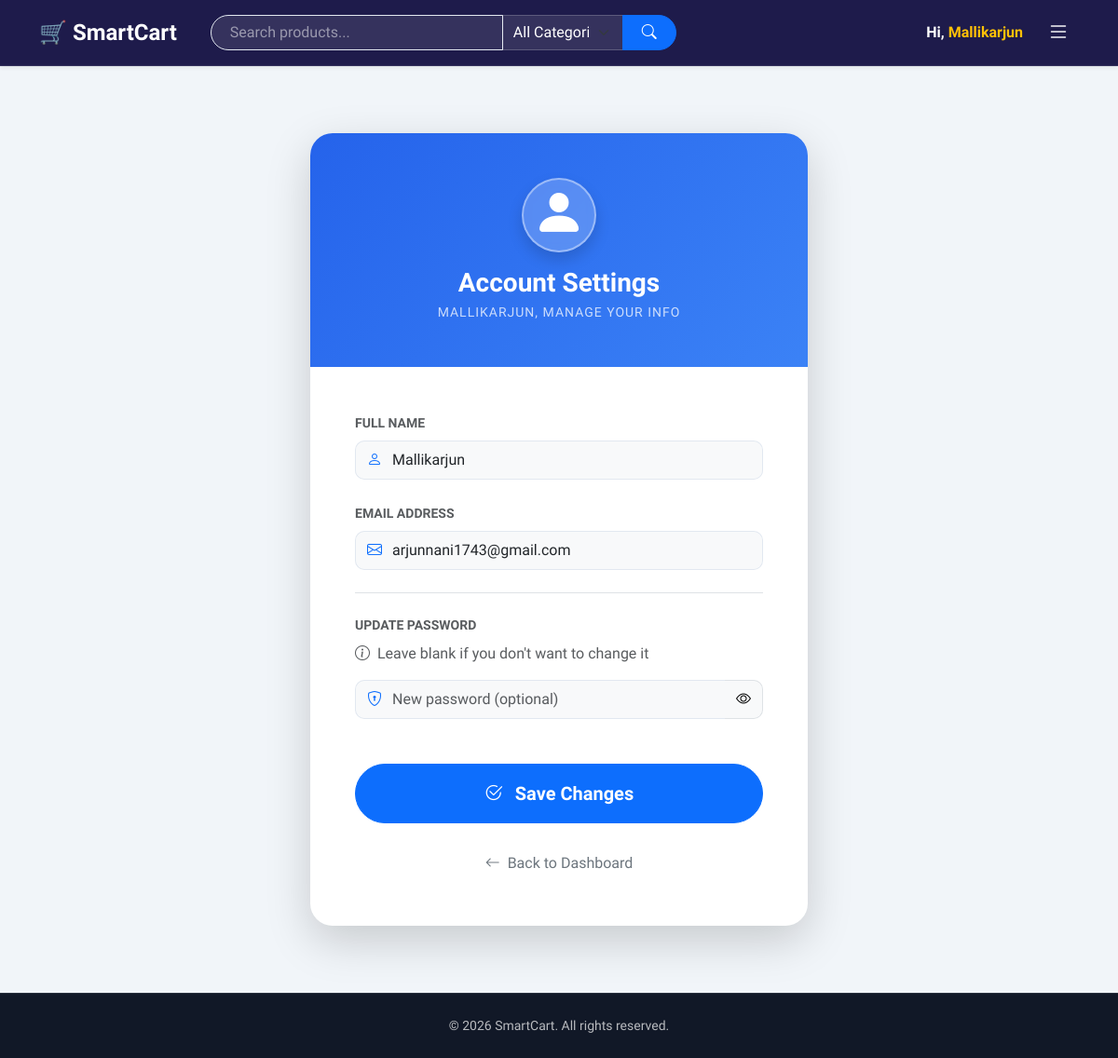
/user/profile (signed in), run on the app's committed database.
### tables this page shows
CREATE TABLE "users" ("user_id" INTEGER PRIMARY KEY AUTOINCREMENT, "name" TEXT, "email" TEXT, "password" TEXT);

### app.py (the view, shortened to what this page needs)
@user_bp.route('/user/profile', methods=['GET', 'POST'])
def user_profile():
    if 'user_id' not in session: return redirect(url_for('user.user_login'))
    conn = get_db_connection(); cursor = conn.cursor()
    cursor.execute("SELECT * FROM users WHERE user_id = ?", (session['user_id'],)); user = cursor.fetchone(); cursor.close(); conn.close()
    return render_template('user/user_profile.html', user=user)

### app.py (called while the page is built)
@app.after_request
def add_header(response):
    response.headers["Cache-Control"] = "no-cache, no-store, must-revalidate"
    response.headers["Pragma"] = "no-cache"
    response.headers["Expires"] = "0"
    return response

def get_db_connection():
    conn = sqlite3.connect(config.DATABASE_URL, detect_types=sqlite3.PARSE_DECLTYPES | sqlite3.PARSE_COLNAMES)
    conn.row_factory = sqlite3.Row  # This makes rows behave like dictionaries
    return conn

@app.context_processor
def utility_processor():
    categories, cart_count = [], 0
    try:
        conn = get_db_connection(); cursor = conn.cursor()
        cursor.execute("SELECT DISTINCT category FROM products WHERE is_active = 1")
        categories = [row['category'] for row in cursor.fetchall()]; cursor.close(); conn.close()
    except: pass
    if 'cart' in session: cart_count = len(session['cart'])
    return {"global_categories": categories, "global_cart_count": cart_count}

### templates/user/user_profile.html (shortened to what this page needs)
{% extends "base.html" %}
{% block content %}
<div class="container py-5">
    <div class="row justify-content-center">
        <div class="col-lg-6 col-md-8">
            <div class="card shadow-lg border-0 profile-card overflow-hidden">
                <div class="profile-header py-5 text-center text-white">
                    <div class="avatar-wrapper mb-3 shadow">
                        <i class="bi bi-person-fill display-4"></i>
                    </div>
                    <h3 class="fw-800 mb-1">Account Settings</h3>
                    <p class="opacity-75 mb-0 small text-uppercase ls-1">Mallikarjun, manage your info</p>
                </div>
                <div class="card-body p-4 p-md-5">
                    <form action="/user/profile" method="POST">
                        <div class="mb-4">
                            <label for="name" class="form-label small fw-800 text-muted text-uppercase mb-2">Full
                                Name</label>
                            <div class="input-group">
                                <span class="input-group-text bg-light border-end-0"><i
                                        class="bi bi-person text-primary"></i></span>
                                <input type="text" class="form-control bg-light border-start-0 py-2 ps-0" id="name"
                                    name="name" value="{{ user.name }}" required style="border-radius: 0 10px 10px 0;">
                            </div>
                        </div>
                        <div class="mb-4">
                            <label for="email" class="form-label small fw-800 text-muted text-uppercase mb-2">Email
                                Address</label>
                            <div class="input-group">
                                <span class="input-group-text bg-light border-end-0"><i
                                        class="bi bi-envelope text-primary"></i></span>
                                <input type="email" class="form-control bg-light border-start-0 py-2 ps-0" id="email"
                                    name="email" value="{{ user.email }}" required
                                    style="border-radius: 0 10px 10px 0;">
                            </div>
                        </div>
                        <div class="mb-4 pt-2 border-top">
                            <label for="password"
                                class="form-label small fw-800 text-muted text-uppercase mt-3 mb-2">Update
                                Password</label>
                            <p class="smaller text-muted mb-3"><i class="bi bi-info-circle me-1"></i> Leave blank if you
                                don't want to change it</p>
                            <div class="input-group">
                                <span class="input-group-text bg-light border-end-0"><i
                                        class="bi bi-shield-lock text-primary"></i></span>
                                <input type="password" class="form-control bg-light border-start-0 py-2 ps-0"
                                    id="profile_password" name="password" placeholder="New password (optional)">
                                <button class="btn btn-light border border-start-0" type="button"
                                    onclick="togglePassword('profile_password', 'eye_profile')"
                                    style="border-radius: 0 10px 10px 0;">
                                    <i class="bi bi-eye" id="eye_profile"></i>
                                </button>
                            </div>
                        </div>
                        <div class="d-grid mt-5">
                            <button type="submit"
                                class="btn btn-primary btn-lg rounded-pill fw-bold shadow-blue py-3 transition-all">
                                <i class="bi bi-check2-circle me-2"></i> Save Changes
                            </button>
                        </div>
                    </form>
                    <div class="text-center mt-4">
                        <a href="{{ url_for('user.user_dashboard') }}"
                            class="btn btn-link link-secondary text-decoration-none small">
                            <i class="bi bi-arrow-left me-1"></i> Back to Dashboard
                        </a>
                    </div>
                </div>
            </div>
        </div>
    </div>
</div>
{% endblock %}

### templates/base.html (shortened to what this page needs)
<!DOCTYPE html>
<html lang="en">
<head>
    <link rel="stylesheet" href="{{ url_for('static', filename='css/style.css') }}">
    <link href="https://cdn.jsdelivr.net/npm/bootstrap@5.3.2/dist/css/bootstrap.min.css" rel="stylesheet">
    <link rel="stylesheet" href="https://cdn.jsdelivr.net/npm/bootstrap-icons@1.11.1/font/bootstrap-icons.css">
</head>
<body>
    <nav class="navbar navbar-expand-lg navbar-light shadow-sm sticky-top">
        <div class="container">
            <a class="navbar-brand" href="{{ url_for('user.user_dashboard') }}">🛒 SmartCart</a>
            {% if session.get('user_id') or session.get('admin_id') %}
            {% set search_action = url_for('user.user_products') %}
            {% if request.endpoint == 'user.user_dashboard' %}
            {% set search_action = url_for('user.user_dashboard') %}
            {% elif session.get('admin_id') %}
            {% set search_action = url_for('admin.admin_dashboard') %}
            {% endif %}
            <form action="{{ search_action }}" method="GET" class="search-container d-none d-lg-flex">
                <div class="input-group">
                    <input type="text" name="search" class="form-control search-input shadow-none" {% if
                        session.get('admin_id') %} placeholder="Search admins..." name="search_admin"
                        value="{{ request.args.get('search_admin', '') }}" {% else %} placeholder="Search products..."
                        name="search" value="{{ request.args.get('search', '') }}" {% endif %}>
                    {% if not session.get('admin_id') %}
                    <select name="category" class="form-select filter-select shadow-none">
                        <option value="">All Categories</option>
                    </select>
                    {% endif %}
                    <button class="btn btn-primary search-btn" type="submit">
                        <i class="bi bi-search"></i>
                    </button>
                </div>
            </form>
            {% endif %}
            <div class="d-flex align-items-center ms-auto">
                {% if session.get('user_id') %}
                <span class="hi-user me-3 d-none d-sm-inline">
                    Hi, <span class="text-warning">{{ session.get('user_name') }}</span>
                </span>
                {% endif %}
                <button class="hamburger-btn" type="button" data-bs-toggle="offcanvas" data-bs-target="#userMenu">
                    <i class="bi bi-list"></i>
                </button>
            </div>
        </div>
    </nav>
    <div class="container my-4">
        {% block content %}
        {% endblock %}
    </div>
    <footer class="footer">
        <div class="container text-center">
            <p class="mb-0 small">&copy; 2026 SmartCart. All rights reserved.</p>
        </div>
    </footer>
</body>
</html>

### static/css/style.css (style rules this page uses)
body { font-family: 'Plus Jakarta Sans', 'Inter', sans-serif; margin: 0; padding: 0; }
nav a { color: white; margin-right: 15px; text-decoration: none; }
button { background: green; color: white; padding: 10px; border: none; cursor: pointer; }
footer { background: #2c3e50; color: white; padding: 15px; }
:root { --primary: #4f46e5; --primary-dark: #4338ca; --primary-light: #e0e7ff; --accent: #f59e0b; --nav-bg: #1e1b4b; --footer-bg: #111827; --background: #f1f5f9; --card-shadow: 0 10px 15px -3px rgba(0, 0, 0, 0.1), 0 4px 6px -2px rgba(0, 0, 0, 0.05); }
body { background: url('../images/premium_bg.png') no-repeat center center fixed; background-size: cover; font-family: 'Plus Jakarta Sans', 'Inter', sans-serif; color: #1e293b; min-height: 100vh; display: flex; flex-direction: column; }
.btn-primary { background-color: var(--primary); border: none; }
body { background-color: #f4f7f6; }
.card { border-radius: 12px; }

### templates/base.html (style rules this page uses)
html, body { height: 100%; }
body { display: flex; flex-direction: column; background-color: #f8fafc; }
.navbar { background: var(--nav-bg) !important; padding: 12px 0; border-bottom: 1px solid rgba(255, 255, 255, 0.1); }
.footer { background: var(--footer-bg) !important; border-top: 1px solid rgba(255, 255, 255, 0.1); margin-top: auto; padding: 24px 0; color: rgba(255, 255, 255, 0.7) !important; }
.navbar-brand { font-weight: 800; color: white !important; font-size: 1.5rem; }
.search-container { flex-grow: 1; max-width: 500px; margin: 0 20px; }
.search-input { border-radius: 20px 0 0 20px !important; border: 1px solid rgba(255, 255, 255, 0.2); background: rgba(255, 255, 255, 0.1) !important; color: white !important; padding-left: 20px; }
.search-input::placeholder { color: rgba(255, 255, 255, 0.5); }
.filter-select { border-radius: 0 !important; border: 1px solid rgba(255, 255, 255, 0.2); border-left: none; max-width: 130px; background-color: rgba(255, 255, 255, 0.1) !important; color: white !important; }
.filter-select option { background-color: #1e1b4b; color: white; }
.search-btn { border-radius: 0 20px 20px 0 !important; padding: 0 20px; }
.hi-user { font-weight: 600; color: white; white-space: nowrap; }
.hamburger-btn { border: none; background: none; font-size: 1.5rem; color: white; padding: 5px 10px; transition: color 0.2s; }

### templates/user/user_profile.html (style rules this page uses)
body { font-family: 'Plus Jakarta Sans', sans-serif; background-color: #f1f5f9; }
.fw-800 { font-weight: 800; }
.ls-1 { letter-spacing: 1px; }
.profile-card { border-radius: 24px; }
.profile-header { background: linear-gradient(135deg, #2563eb 0%, #3b82f6 100%); }
.avatar-wrapper { width: 80px; height: 80px; background: rgba(255, 255, 255, 0.2); backdrop-filter: blur(5px); border-radius: 50%; display: inline-flex; align-items: center; justify-content: center; border: 2px solid rgba(255, 255, 255, 0.4); }
.input-group-text { border: 1px solid #e2e8f0; border-radius: 10px 0 0 10px !important; }
.form-control { border: 1px solid #e2e8f0; box-shadow: none !important; }
.transition-all { transition: all 0.3s ease; }

### data on the page
users: get "Mallikarjun", name "Mallikarjun", email "arjunnani1743@gmail.com"
